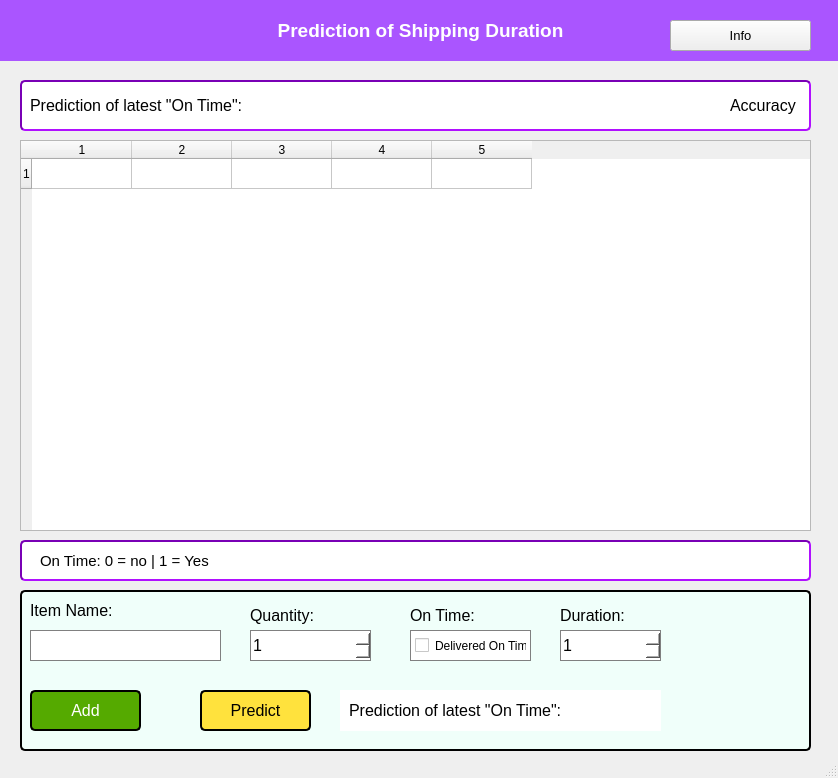
<?xml version="1.0" encoding="UTF-8"?>
<ui version="4.0">
 <class>MainWindow</class>
 <widget class="QMainWindow" name="MainWindow">
  <property name="geometry">
   <rect>
    <x>0</x>
    <y>0</y>
    <width>838</width>
    <height>778</height>
   </rect>
  </property>
  <property name="windowTitle">
   <string>MainWindow</string>
  </property>
  <widget class="QWidget" name="centralwidget">
   <widget class="QLabel" name="apptitle">
    <property name="geometry">
     <rect>
      <x>0</x>
      <y>0</y>
      <width>841</width>
      <height>61</height>
     </rect>
    </property>
    <property name="font">
     <font>
      <family>Arial</family>
      <pointsize>14</pointsize>
      <weight>75</weight>
      <bold>true</bold>
     </font>
    </property>
    <property name="autoFillBackground">
     <bool>false</bool>
    </property>
    <property name="styleSheet">
     <string notr="true">background-color: rgb(170, 85, 255);
color: white;
</string>
    </property>
    <property name="text">
     <string>Prediction of Shipping Duration</string>
    </property>
    <property name="alignment">
     <set>Qt::AlignCenter</set>
    </property>
   </widget>
   <widget class="QFrame" name="frame">
    <property name="geometry">
     <rect>
      <x>230</x>
      <y>250</y>
      <width>120</width>
      <height>80</height>
     </rect>
    </property>
    <property name="autoFillBackground">
     <bool>false</bool>
    </property>
    <property name="frameShape">
     <enum>QFrame::StyledPanel</enum>
    </property>
    <property name="frameShadow">
     <enum>QFrame::Raised</enum>
    </property>
   </widget>
   <widget class="QFrame" name="containerHeader">
    <property name="geometry">
     <rect>
      <x>20</x>
      <y>80</y>
      <width>791</width>
      <height>51</height>
     </rect>
    </property>
    <property name="styleSheet">
     <string notr="true">background-color:white;
border: 2px inset rgb(121, 0, 181);
border-radius: 5px;</string>
    </property>
    <property name="frameShape">
     <enum>QFrame::StyledPanel</enum>
    </property>
    <property name="frameShadow">
     <enum>QFrame::Raised</enum>
    </property>
    <widget class="QLabel" name="predictionTitle">
     <property name="geometry">
      <rect>
       <x>10</x>
       <y>10</y>
       <width>221</width>
       <height>31</height>
      </rect>
     </property>
     <property name="font">
      <font>
       <pointsize>12</pointsize>
      </font>
     </property>
     <property name="styleSheet">
      <string notr="true">background-color:white;
border: 2px none rgb(121, 0, 181);
border-radius: 0px;</string>
     </property>
     <property name="text">
      <string>Prediction of latest &quot;On Time&quot;: </string>
     </property>
    </widget>
    <widget class="QLabel" name="predictionValue">
     <property name="geometry">
      <rect>
       <x>240</x>
       <y>10</y>
       <width>51</width>
       <height>31</height>
      </rect>
     </property>
     <property name="font">
      <font>
       <pointsize>12</pointsize>
      </font>
     </property>
     <property name="styleSheet">
      <string notr="true">background-color:white;
border: 2px none rgb(121, 0, 181);
border-radius: 0px;</string>
     </property>
     <property name="text">
      <string/>
     </property>
    </widget>
    <widget class="QLabel" name="accuracyValue">
     <property name="geometry">
      <rect>
       <x>640</x>
       <y>10</y>
       <width>71</width>
       <height>31</height>
      </rect>
     </property>
     <property name="font">
      <font>
       <pointsize>12</pointsize>
      </font>
     </property>
     <property name="styleSheet">
      <string notr="true">background-color:white;
border: 2px none rgb(121, 0, 181);
border-radius: 0px;</string>
     </property>
     <property name="text">
      <string/>
     </property>
    </widget>
    <widget class="QLabel" name="accuracyTitle">
     <property name="geometry">
      <rect>
       <x>710</x>
       <y>10</y>
       <width>71</width>
       <height>31</height>
      </rect>
     </property>
     <property name="font">
      <font>
       <pointsize>12</pointsize>
      </font>
     </property>
     <property name="styleSheet">
      <string notr="true">background-color:white;
border: 2px none rgb(121, 0, 181);
border-radius: 0px;</string>
     </property>
     <property name="text">
      <string>Accuracy</string>
     </property>
    </widget>
   </widget>
   <widget class="QTableWidget" name="shippingDurationTable">
    <property name="geometry">
     <rect>
      <x>20</x>
      <y>140</y>
      <width>791</width>
      <height>391</height>
     </rect>
    </property>
    <property name="rowCount">
     <number>1</number>
    </property>
    <property name="columnCount">
     <number>5</number>
    </property>
    <row/>
    <column/>
    <column/>
    <column/>
    <column/>
    <column/>
   </widget>
   <widget class="QFrame" name="frame_2">
    <property name="geometry">
     <rect>
      <x>20</x>
      <y>590</y>
      <width>791</width>
      <height>161</height>
     </rect>
    </property>
    <property name="styleSheet">
     <string notr="true">background-color: rgb(240, 255, 250);
border: 2px  solid black;
border-radius: 5px;</string>
    </property>
    <property name="frameShape">
     <enum>QFrame::StyledPanel</enum>
    </property>
    <property name="frameShadow">
     <enum>QFrame::Raised</enum>
    </property>
    <widget class="QLineEdit" name="shippeditemNameValue">
     <property name="geometry">
      <rect>
       <x>10</x>
       <y>40</y>
       <width>191</width>
       <height>31</height>
      </rect>
     </property>
     <property name="styleSheet">
      <string notr="true">background-color: white;
border: 1px  solid grey;
border-radius: 0px;</string>
     </property>
    </widget>
    <widget class="QLabel" name="shippeditemNameTextview">
     <property name="geometry">
      <rect>
       <x>10</x>
       <y>10</y>
       <width>111</width>
       <height>21</height>
      </rect>
     </property>
     <property name="font">
      <font>
       <pointsize>12</pointsize>
      </font>
     </property>
     <property name="styleSheet">
      <string notr="true">background-color: rgb(240, 255, 250);
border: 2px  none black;
border-radius: 0px;</string>
     </property>
     <property name="text">
      <string>Item Name:</string>
     </property>
    </widget>
    <widget class="QPushButton" name="addShippingDurationButton">
     <property name="geometry">
      <rect>
       <x>10</x>
       <y>100</y>
       <width>111</width>
       <height>41</height>
      </rect>
     </property>
     <property name="font">
      <font>
       <pointsize>12</pointsize>
      </font>
     </property>
     <property name="styleSheet">
      <string notr="true">background-color: rgb(85, 170, 0);
color: rgb(255, 255, 255);</string>
     </property>
     <property name="text">
      <string>Add</string>
     </property>
    </widget>
    <widget class="QLabel" name="shippedItemQuantityTextview">
     <property name="geometry">
      <rect>
       <x>230</x>
       <y>10</y>
       <width>111</width>
       <height>31</height>
      </rect>
     </property>
     <property name="font">
      <font>
       <pointsize>12</pointsize>
      </font>
     </property>
     <property name="styleSheet">
      <string notr="true">background-color: rgb(240, 255, 250);
border: 2px  none black;
border-radius: 0px;</string>
     </property>
     <property name="text">
      <string>Quantity:</string>
     </property>
    </widget>
    <widget class="QSpinBox" name="shippedItemQuantityValue">
     <property name="geometry">
      <rect>
       <x>230</x>
       <y>40</y>
       <width>121</width>
       <height>31</height>
      </rect>
     </property>
     <property name="font">
      <font>
       <pointsize>12</pointsize>
      </font>
     </property>
     <property name="styleSheet">
      <string notr="true">background-color: white;
border: 1px  solid grey;
border-radius: 0px;</string>
     </property>
     <property name="alignment">
      <set>Qt::AlignLeading|Qt::AlignLeft|Qt::AlignVCenter</set>
     </property>
     <property name="minimum">
      <number>1</number>
     </property>
     <property name="maximum">
      <number>1000000</number>
     </property>
     <property name="value">
      <number>1</number>
     </property>
    </widget>
    <widget class="QLabel" name="shippedItemOnTimeTextview">
     <property name="geometry">
      <rect>
       <x>390</x>
       <y>10</y>
       <width>81</width>
       <height>31</height>
      </rect>
     </property>
     <property name="font">
      <font>
       <pointsize>12</pointsize>
      </font>
     </property>
     <property name="styleSheet">
      <string notr="true">background-color: rgb(240, 255, 250);
border: 2px  none black;
border-radius: 0px;</string>
     </property>
     <property name="text">
      <string>On Time:</string>
     </property>
    </widget>
    <widget class="QLabel" name="shippedItemDurationTextview">
     <property name="geometry">
      <rect>
       <x>540</x>
       <y>10</y>
       <width>101</width>
       <height>31</height>
      </rect>
     </property>
     <property name="font">
      <font>
       <pointsize>12</pointsize>
      </font>
     </property>
     <property name="styleSheet">
      <string notr="true">background-color: rgb(240, 255, 250);
border: 2px  none black;
border-radius: 0px;</string>
     </property>
     <property name="text">
      <string>Duration:</string>
     </property>
    </widget>
    <widget class="QSpinBox" name="shippedItemDurationValue">
     <property name="geometry">
      <rect>
       <x>540</x>
       <y>40</y>
       <width>101</width>
       <height>31</height>
      </rect>
     </property>
     <property name="font">
      <font>
       <pointsize>12</pointsize>
      </font>
     </property>
     <property name="styleSheet">
      <string notr="true">background-color: white;
border: 1px  solid grey;
border-radius: 0px;</string>
     </property>
     <property name="alignment">
      <set>Qt::AlignLeading|Qt::AlignLeft|Qt::AlignVCenter</set>
     </property>
     <property name="minimum">
      <number>1</number>
     </property>
     <property name="maximum">
      <number>365</number>
     </property>
     <property name="value">
      <number>1</number>
     </property>
    </widget>
    <widget class="QCheckBox" name="shippedItemOnTime">
     <property name="geometry">
      <rect>
       <x>390</x>
       <y>40</y>
       <width>121</width>
       <height>31</height>
      </rect>
     </property>
     <property name="styleSheet">
      <string notr="true">background-color: white;
border: 1px  solid grey;
border-radius: 0px;
padding: 4px;</string>
     </property>
     <property name="text">
      <string>Delivered On Time</string>
     </property>
    </widget>
    <widget class="QPushButton" name="predictOntimeButton">
     <property name="geometry">
      <rect>
       <x>180</x>
       <y>100</y>
       <width>111</width>
       <height>41</height>
      </rect>
     </property>
     <property name="font">
      <font>
       <pointsize>12</pointsize>
      </font>
     </property>
     <property name="styleSheet">
      <string notr="true">background-color: rgb(255, 226, 61);
color: black</string>
     </property>
     <property name="text">
      <string>Predict</string>
     </property>
    </widget>
    <widget class="QLabel" name="createPredictionDisplay">
     <property name="geometry">
      <rect>
       <x>320</x>
       <y>100</y>
       <width>321</width>
       <height>41</height>
      </rect>
     </property>
     <property name="font">
      <font>
       <pointsize>12</pointsize>
      </font>
     </property>
     <property name="styleSheet">
      <string notr="true">background-color:white;
border: 2px none rgb(121, 0, 181);
border-radius: 0px;
padding-left: 5px;</string>
     </property>
     <property name="text">
      <string>Prediction of latest &quot;On Time&quot;: </string>
     </property>
    </widget>
   </widget>
   <widget class="QFrame" name="tableInfo">
    <property name="geometry">
     <rect>
      <x>20</x>
      <y>540</y>
      <width>791</width>
      <height>41</height>
     </rect>
    </property>
    <property name="styleSheet">
     <string notr="true">background-color:white;
border: 2px inset rgb(121, 0, 181);
border-radius: 5px;</string>
    </property>
    <property name="frameShape">
     <enum>QFrame::StyledPanel</enum>
    </property>
    <property name="frameShadow">
     <enum>QFrame::Raised</enum>
    </property>
    <widget class="QLabel" name="tableInfoTextView">
     <property name="geometry">
      <rect>
       <x>20</x>
       <y>10</y>
       <width>751</width>
       <height>21</height>
      </rect>
     </property>
     <property name="sizePolicy">
      <sizepolicy hsizetype="Ignored" vsizetype="Preferred">
       <horstretch>0</horstretch>
       <verstretch>0</verstretch>
      </sizepolicy>
     </property>
     <property name="font">
      <font>
       <pointsize>11</pointsize>
      </font>
     </property>
     <property name="styleSheet">
      <string notr="true">background-color:white;
border: 2px none rgb(121, 0, 181);
border-radius: 0px;</string>
     </property>
     <property name="text">
      <string>On Time: 0 = no | 1 = Yes</string>
     </property>
    </widget>
   </widget>
   <widget class="QPushButton" name="infoButtonMainWindow">
    <property name="geometry">
     <rect>
      <x>670</x>
      <y>20</y>
      <width>141</width>
      <height>31</height>
     </rect>
    </property>
    <property name="font">
     <font>
      <pointsize>10</pointsize>
     </font>
    </property>
    <property name="text">
     <string>Info</string>
    </property>
   </widget>
  </widget>
  <widget class="QStatusBar" name="statusbar"/>
 </widget>
 <resources/>
 <connections/>
</ui>
